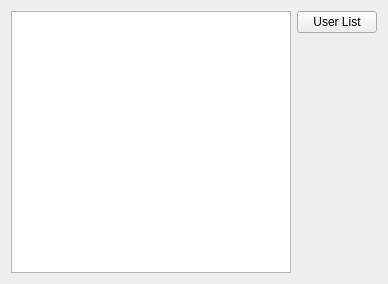
<?xml version="1.0" encoding="UTF-8"?>
<ui version="4.0">
 <class>messagelistwidget</class>
 <widget class="QWidget" name="messagelistwidget">
  <property name="geometry">
   <rect>
    <x>0</x>
    <y>0</y>
    <width>388</width>
    <height>284</height>
   </rect>
  </property>
  <property name="windowTitle">
   <string>Form</string>
  </property>
  <layout class="QHBoxLayout" name="horizontalLayout">
   <item>
    <widget class="QListWidget" name="listWidget"/>
   </item>
   <item>
    <layout class="QVBoxLayout" name="verticalLayout">
     <item>
      <widget class="QPushButton" name="userlistButton">
       <property name="text">
        <string>User List</string>
       </property>
      </widget>
     </item>
     <item>
      <spacer name="verticalSpacer">
       <property name="orientation">
        <enum>Qt::Orientation::Vertical</enum>
       </property>
       <property name="sizeHint" stdset="0">
        <size>
         <width>20</width>
         <height>20</height>
        </size>
       </property>
      </spacer>
     </item>
    </layout>
   </item>
  </layout>
 </widget>
 <resources/>
 <connections/>
</ui>
